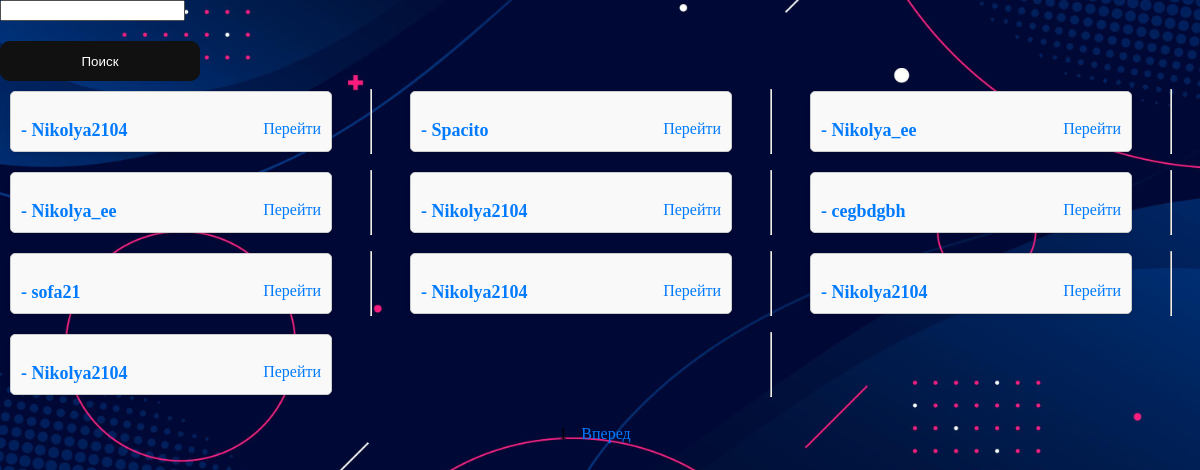
Screenshot of /find_users/ with the database file from the repository.
### my_codes/models.py (models this page shows)
class NIKNEM(models.Model):
    niknem=models.CharField(max_length=30,null=True)
    account=models.ForeignKey(to=Account,on_delete=models.CASCADE, null=True)

### my_codes/views.py (the view)
# urls.py: path('find_users/',views.find_users_page),
def find_users_page(request):
    context = {}
    if request.method == 'POST':
        form = SearchUserForm(request.POST)
        if form.is_valid():
            query = form.cleaned_data['query']
            page = 0
        else:
            query = ''
    else:
        query = request.GET.get('query', '')
        page = max(0, int(request.GET.get('page', 1)) - 1)
    all_accounts_count = NIKNEM.objects.filter(niknem__contains=query).count()
    accounts = NIKNEM.objects.filter(niknem__contains=query)[page * 10:page * 10 + 10]
    context['page'] = page + 1
    context['accounts'] = accounts
    context['max_page'] = all_accounts_count // 10 + (all_accounts_count % 10 != 0)
    context['query'] = query
    context['form'] = SearchUserForm()
    return render(request, "find_users.html", context)

### my_codes/forms.py
class SearchUserForm(forms.Form):
    query = CharField(required=True, label='')

### my_codes/templates/find_users.html (shortened to what this page needs)
{% load static %}
<!DOCTYPE html>
<html lang="en">
<head>
    <link href="{% static 'find_users_style.css' %}" rel="stylesheet">
</head>
<body>
    <form method="post">
        {{ form }}
        <button type="submit" class="glow-on-hover">Поиск</button>
    </form>
    {% if accounts|length > 0 %}
        <div class="accounts_container">
                {% for account in accounts %}
                    <div class="account">
                        <br>
                        <span class="name">
            {{ account.account.name }} {{ account.account.second_name }} - {{ account.niknem }}
        </span>
        <span class="go">
            <a href="/account_pages">Перейти</a>
        </span>
                        <br>
                    </div>
                    <hr>
                {% endfor %}
        </div>
    {% else %}
    <h1>Ничего не найдено</h1>
    {% endif %}
    {% if accounts|length > 0 %}
        <div class="paginator">
            {{ page }}
            {% if page < max_page %}
                <a href="/find_users?query={{ query }}&page={{ page|add:1 }}">Вперед</a>
            {% endif %}
        </div>
    {% endif %}
</body>
</html>

### my_codes/static/find_users_style.css (style rules this page uses)
.go { float: right; }

### rows the page displays
NIKNEM: niknem "Nikolya2104"
NIKNEM: niknem "Spacito"
NIKNEM: niknem "Nikolya_ee"
NIKNEM: niknem "Nikolya_ee"
NIKNEM: niknem "Nikolya2104"
NIKNEM: niknem "cegbdgbh"
NIKNEM: niknem "sofa21"
NIKNEM: niknem "Nikolya2104"
NIKNEM: niknem "Nikolya2104"
NIKNEM: niknem "Nikolya2104"

### other values shown
{{ page }} "1"
